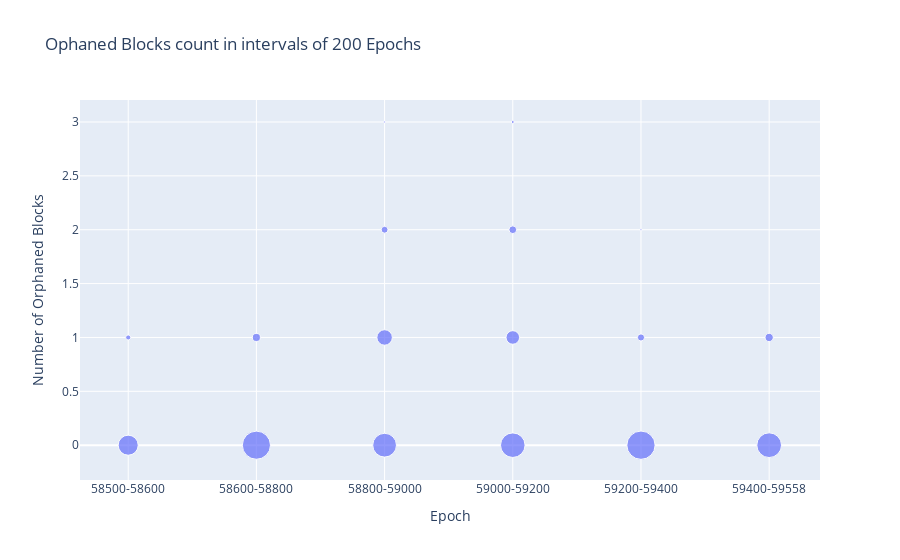

Notebook cell for this chart:
### Markdown cell above
Given that the root cause of all the strange occurences which were observed was attributed to the increased number of orphaned blocks, this analysis would not be complete without looking specifically into just how many blocks were orphaned.

### Code cell
bucket_size = 200
df["bucket"] = np.floor_divide(df["epoch"], bucket_size)
df["n_bxs"] = 1
df_bucket = df[["bucket", "orphaned_blocks", "n_bxs"]].groupby(["bucket", "orphaned_blocks"]).sum("n_bxs").reset_index()
df_bucket["epoch"] = df_bucket.bucket.apply(
    lambda bucket: f"{max(min(df['epoch']), bucket * bucket_size)}-{min(max(df['epoch']), (bucket + 1) * bucket_size)}"
)

fig = px.scatter(df_bucket, x = 'epoch', y = 'orphaned_blocks', size = 'n_bxs',
                 labels={ "orphaned_blocks": "Number of Orphaned Blocks", "epoch": "Epoch", "n_bxs": "Count" },
                 title = f"Ophaned Blocks count in intervals of {bucket_size} Epochs")
fig

### Figure 1 — Plotly figure (JSON) as saved in the notebook; plotly's stock layout.template omitted (floating-point values rounded to 4 significant figures)
{"data": [{"hovertemplate": "Epoch=%{x}<br>Number of Orphaned Blocks=%{y}<br>Count=%{marker.size}<extra></extra>", "legendgroup": "", "marker": {"color": "#636efa", "size": [94, 6, 185, 15, 132, 56, 11, 1, 141, 43, 14, 2, 187, 12, 1, 143, 16], "sizemode": "area", "sizeref": 0.4675, "symbol": "circle"}, "mode": "markers", "name": "", "orientation": "v", "showlegend": false, "type": "scatter", "x": ["58500-58600", "58500-58600", "58600-58800", "58600-58800", "58800-59000", "58800-59000", "58800-59000", "58800-59000", "59000-59200", "59000-59200", "59000-59200", "59000-59200", "59200-59400", "59200-59400", "59200-59400", "59400-59558", "59400-59558"], "xaxis": "x", "y": [0, 1, 0, 1, 0, 1, 2, 3, 0, 1, 2, 3, 0, 1, 2, 0, 1], "yaxis": "y"}], "layout": {"autosize": true, "legend": {"itemsizing": "constant", "tracegroupgap": 0}, "title": {"text": "Ophaned Blocks count in intervals of 200 Epochs"}, "xaxis": {"anchor": "y", "autorange": true, "domain": [0, 1], "range": [-0.3866, 5.409], "title": {"text": "Epoch"}, "type": "category"}, "yaxis": {"anchor": "x", "autorange": true, "domain": [0, 1], "range": [-0.3922, 3.221], "title": {"text": "Number of Orphaned Blocks"}, "type": "linear"}}}
